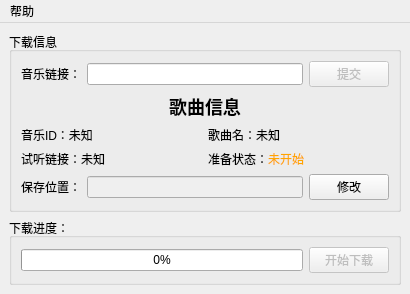
<?xml version="1.0" encoding="UTF-8"?>
<ui version="4.0">
 <class>MainWindow</class>
 <widget class="QMainWindow" name="MainWindow">
  <property name="geometry">
   <rect>
    <x>0</x>
    <y>0</y>
    <width>410</width>
    <height>272</height>
   </rect>
  </property>
  <property name="windowTitle">
   <string>Kuwo Music Downloader Pro 0.1</string>
  </property>
  <widget class="QWidget" name="centralwidget">
   <layout class="QVBoxLayout" name="verticalLayout">
    <item>
     <widget class="QGroupBox" name="groupBox">
      <property name="title">
       <string>下载信息</string>
      </property>
      <layout class="QVBoxLayout" name="verticalLayout_2">
       <item>
        <layout class="QHBoxLayout" name="horizontalLayout">
         <item>
          <widget class="QLabel" name="label_2">
           <property name="text">
            <string>音乐链接：</string>
           </property>
          </widget>
         </item>
         <item>
          <widget class="QLineEdit" name="urlEdit"/>
         </item>
         <item>
          <widget class="QPushButton" name="sendButton">
           <property name="enabled">
            <bool>false</bool>
           </property>
           <property name="text">
            <string>提交</string>
           </property>
          </widget>
         </item>
        </layout>
       </item>
       <item>
        <widget class="QLabel" name="urlView">
         <property name="text">
          <string>&lt;html&gt;&lt;head/&gt;&lt;body&gt;&lt;h2 align=&quot;center&quot; style=&quot; margin-top:16px; margin-bottom:12px; margin-left:0px; margin-right:0px; -qt-block-indent:0; text-indent:0px;&quot;&gt;&lt;span style=&quot; font-size:x-large; font-weight:700;&quot;&gt;歌曲信息&lt;/span&gt;&lt;/h2&gt;&lt;/body&gt;&lt;/html&gt;</string>
         </property>
        </widget>
       </item>
       <item>
        <layout class="QGridLayout" name="gridLayout">
         <item row="0" column="1">
          <widget class="QLabel" name="musicName">
           <property name="text">
            <string>歌曲名：未知</string>
           </property>
          </widget>
         </item>
         <item row="0" column="0">
          <widget class="QLabel" name="musicId">
           <property name="text">
            <string>音乐ID：未知</string>
           </property>
          </widget>
         </item>
         <item row="1" column="0">
          <widget class="QLabel" name="label">
           <property name="text">
            <string>试听链接：未知</string>
           </property>
          </widget>
         </item>
         <item row="1" column="1">
          <widget class="QLabel" name="label_3">
           <property name="text">
            <string>准备状态：&lt;span style=&quot;color:orange&quot;&gt;未开始&lt;/span&gt;</string>
           </property>
          </widget>
         </item>
        </layout>
       </item>
       <item>
        <layout class="QHBoxLayout" name="horizontalLayout_2">
         <item>
          <widget class="QLabel" name="label_4">
           <property name="text">
            <string>保存位置：</string>
           </property>
          </widget>
         </item>
         <item>
          <widget class="QLineEdit" name="savePath">
           <property name="enabled">
            <bool>false</bool>
           </property>
          </widget>
         </item>
         <item>
          <widget class="QPushButton" name="pushButton">
           <property name="text">
            <string>修改</string>
           </property>
          </widget>
         </item>
        </layout>
       </item>
      </layout>
     </widget>
    </item>
    <item>
     <widget class="QGroupBox" name="groupBox_2">
      <property name="title">
       <string>下载进度：</string>
      </property>
      <layout class="QHBoxLayout" name="horizontalLayout_3">
       <item>
        <widget class="QProgressBar" name="progressBar">
         <property name="value">
          <number>0</number>
         </property>
         <property name="alignment">
          <set>Qt::AlignJustify|Qt::AlignVCenter</set>
         </property>
        </widget>
       </item>
       <item>
        <widget class="QPushButton" name="startDown">
         <property name="enabled">
          <bool>false</bool>
         </property>
         <property name="text">
          <string>开始下载</string>
         </property>
        </widget>
       </item>
      </layout>
     </widget>
    </item>
   </layout>
  </widget>
  <widget class="QMenuBar" name="menubar">
   <property name="geometry">
    <rect>
     <x>0</x>
     <y>0</y>
     <width>410</width>
     <height>22</height>
    </rect>
   </property>
   <widget class="QMenu" name="menu">
    <property name="title">
     <string>帮助</string>
    </property>
    <addaction name="actionGo_to_kuwo_cn"/>
    <addaction name="separator"/>
    <addaction name="actionAbout_Us"/>
    <addaction name="actionDocs"/>
    <addaction name="separator"/>
    <addaction name="actionGo_to_itcraft_tk"/>
    <addaction name="actionChick_Update"/>
    <addaction name="separator"/>
    <addaction name="actionExit"/>
   </widget>
   <addaction name="menu"/>
  </widget>
  <action name="actionGo_to_kuwo_cn">
   <property name="text">
    <string>Go to kuwo.cn</string>
   </property>
  </action>
  <action name="actionAbout_Us">
   <property name="text">
    <string>About Us</string>
   </property>
  </action>
  <action name="actionDocs">
   <property name="text">
    <string>Docs</string>
   </property>
  </action>
  <action name="actionGo_to_itcraft_tk">
   <property name="text">
    <string>Go to home</string>
   </property>
  </action>
  <action name="actionChick_Update">
   <property name="text">
    <string>Chick Update</string>
   </property>
  </action>
  <action name="actionExit">
   <property name="text">
    <string>Exit</string>
   </property>
  </action>
 </widget>
 <resources/>
 <connections/>
</ui>
